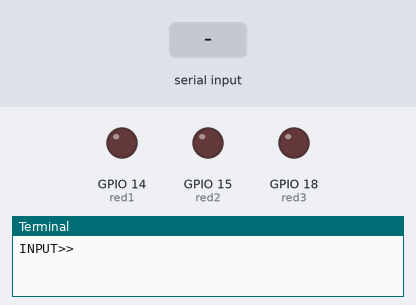
Bench run of a program on a simulated Raspberry Pi (BCM pin numbers). On the bench: output pins drawn as LEDs (lit = HIGH), the last lines printed to the terminal. The test bench sets the inputs (shaded band).

Above: at 1.2 s.
1.3 s: "1" typed at the terminal, then Enter
At 2.5 s:
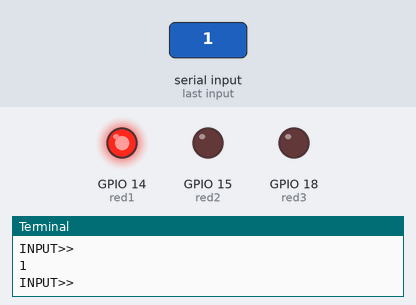
2.8 s: "2" typed at the terminal, then Enter
At 3.9 s:
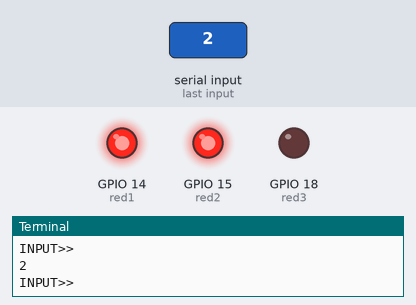
4.3 s: "3" typed at the terminal, then Enter
At 5.0 s:
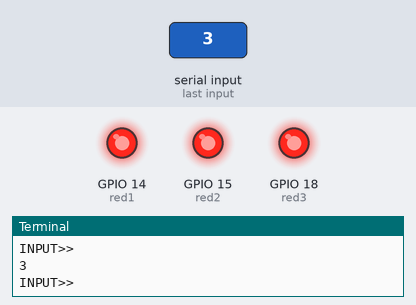
5.8 s: "1" typed at the terminal, then Enter
At 6.2 s:
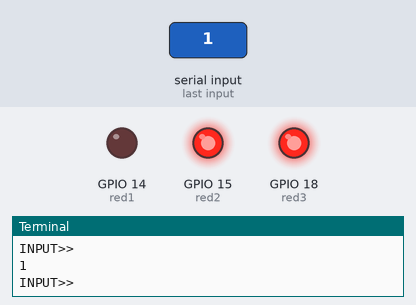
7.3 s: "2" typed at the terminal, then Enter
At 8.5 s:
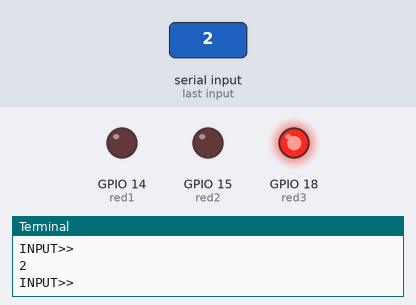
Timing chart, 0 to 9.8 s (numbered marks = the images above; inputs shaded):
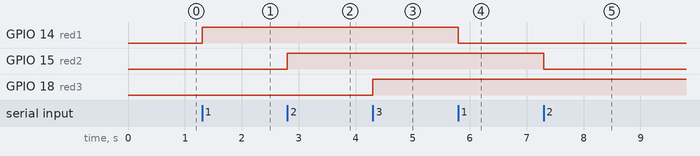

The program:

Test2.py
```python
from gpiozero import LED
from time import sleep

red1 = LED(14) #GPIO pin number
red2 = LED(15)
red3 = LED(18)

while True:
    num = input("INPUT>> ")

    if num == '1':
        red1.toggle()
    elif num == '2':
        red2.toggle()
    elif num == '3':
        red3.toggle()

    sleep(0.2)
```

Measured:
- after the input at 1.3 s, GPIO 14 (red1): LOW → HIGH at once
- after the input at 2.8 s, GPIO 15 (red2): LOW → HIGH at once
- after the input at 4.3 s, GPIO 18 (red3): LOW → HIGH at once
- after the input at 5.8 s, GPIO 14 (red1): HIGH → LOW at once
- after the input at 7.3 s, GPIO 15 (red2): HIGH → LOW at once
